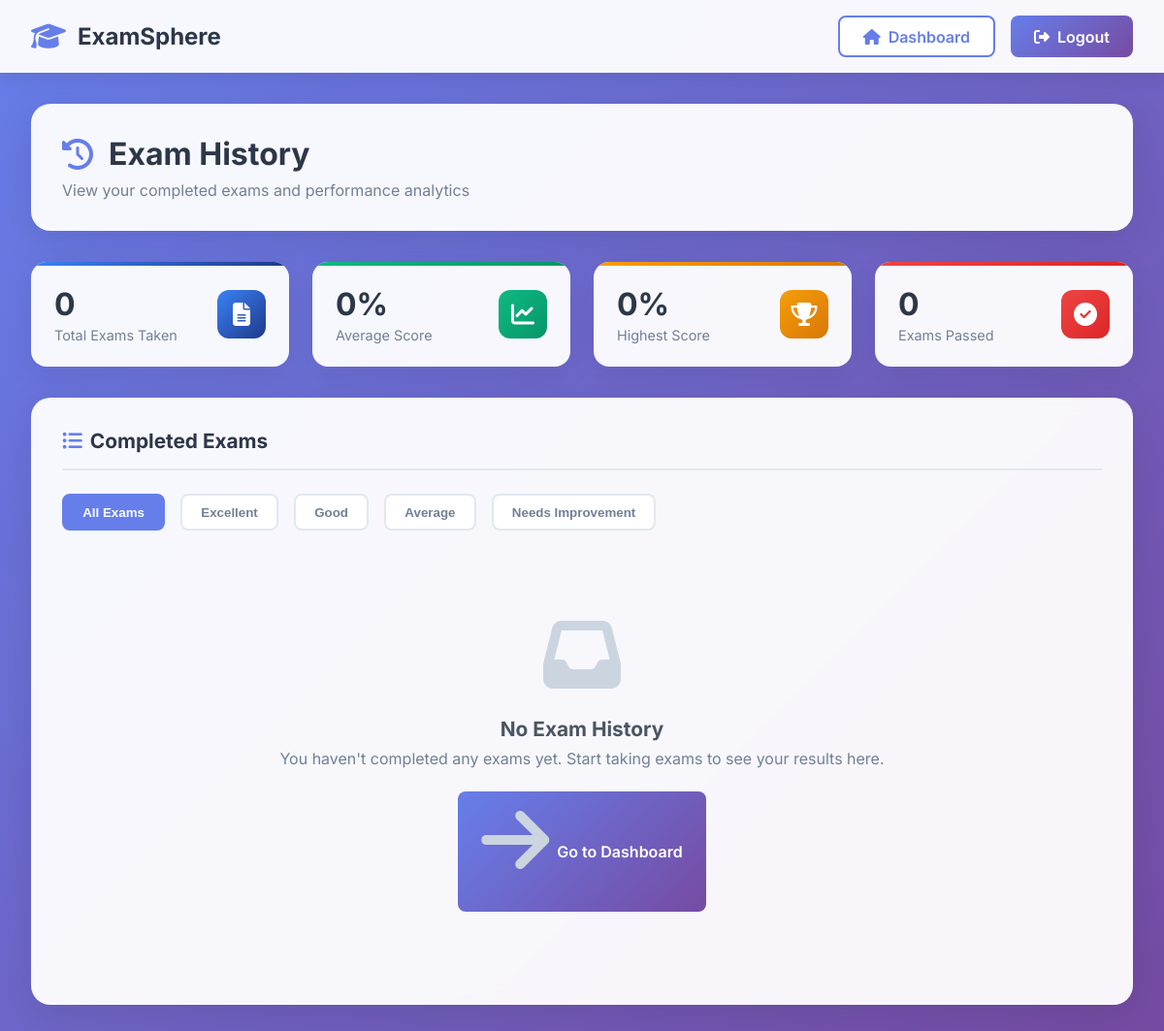
Page /accounts/student/history/ (signed in) on the earlier database version.
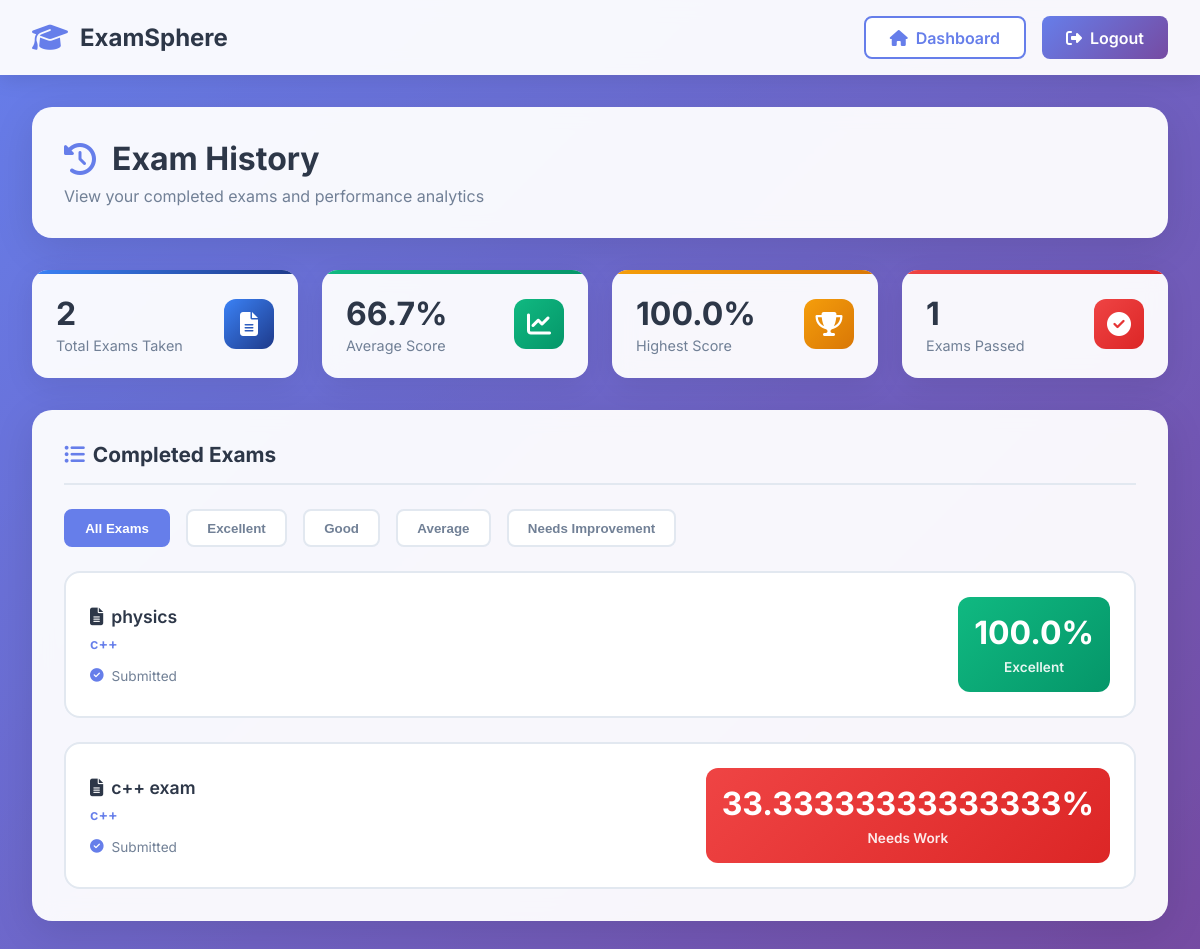
Same page on the later database version.
### accounts/models.py (models this page shows, shortened)
class StudentExam(models.Model):
    student = models.ForeignKey(User, on_delete=models.CASCADE)
    exam = models.ForeignKey('Exam', on_delete=models.CASCADE)
    score = models.FloatField(blank=True, null=True)
    is_submitted = models.BooleanField(default=False)
    class Meta:
        unique_together = ('student', 'exam')  # 🔒 one attempt only

class Exam(models.Model):
    name = models.CharField(max_length=200)
    created_by = models.ForeignKey(User, on_delete=models.CASCADE)  # teacher
    is_active = models.BooleanField(default=True)
    allow_calculator = models.BooleanField(default=False)
    course = models.ForeignKey(Course, on_delete=models.CASCADE, default=1)
    subject = models.ForeignKey('Subject', on_delete=models.CASCADE, )

class Subject(models.Model):
    name = models.CharField(max_length=100)
    course = models.ForeignKey(Course, on_delete=models.CASCADE)

### accounts/views.py (the view)
# urls.py: path('student/history/', views.student_history, name='student_history'),
@login_required
def student_history(request):
    records = StudentExam.objects.filter(student=request.user, is_submitted=True).order_by('-id')
    completed_records = records.filter(is_submitted=True)
    if completed_records.exists():
        scores = [r.score for r in completed_records if r.score is not None]
        if scores:
            average_score = round(sum(scores) / len(scores), 1)
            highest_score = max(scores)
            passing_count = len([s for s in scores if s >= 60])
        else:
            average_score = 0
            highest_score = 0
            passing_count = 0
    else:
        average_score = 0
        highest_score = 0
        passing_count = 0
    context = {
        'records': records,
        'average_score': average_score,
        'highest_score': highest_score,
        'passing_count': passing_count,
    }
    return render(request, 'accounts/student_history.html', context)

### accounts/templates/accounts/student_history.html (shortened to what the changed rows need)
<!DOCTYPE html>
<html lang="en">
<head>
    <link rel="stylesheet" href="https://cdnjs.cloudflare.com/ajax/libs/font-awesome/6.5.1/css/all.min.css">
</head>
<body>
    <nav class="navbar">
        <div class="navbar-brand">
            <h1>ExamSphere</h1>
        </div>
    </nav>
    <div class="container">
        <div class="page-header">
            <h2><i class="fas fa-history"></i> Exam History</h2>
        </div>
        <div class="stats-overview">
            <div class="stat-card blue">
                <div class="stat-content">
                    <div class="stat-info">
                        <h3>{{ records|length }}</h3>
                        <p>Total Exams Taken</p>
                    </div>
                </div>
            </div>
            <div class="stat-card green">
                <div class="stat-content">
                    <div class="stat-info">
                        <h3>{{ average_score|default:"0" }}%</h3>
                        <p>Average Score</p>
                    </div>
                </div>
            </div>
            <div class="stat-card orange">
                <div class="stat-content">
                    <div class="stat-info">
                        <h3>{{ highest_score|default:"0" }}%</h3>
                        <p>Highest Score</p>
                    </div>
                </div>
            </div>
            <div class="stat-card red">
                <div class="stat-content">
                    <div class="stat-info">
                        <h3>{{ passing_count|default:"0" }}</h3>
                        <p>Exams Passed</p>
                    </div>
                </div>
            </div>
        </div>
        <div class="main-card">
            {% if records %}
            <div class="results-grid">
                {% for record in records %}
                <div class="result-item">
                    <div class="result-info">
                        <div class="result-title">
                            <i class="fas fa-file-alt"></i>
                            {{ record.exam.name }}
                        </div>
                        <div class="result-subject">{{ record.exam.subject.name }}</div>
                        <div class="result-meta">
                            {% if record.is_submitted %}
                            <div class="meta-item">
                                <i class="fas fa-check-circle"></i>
                                <span>Submitted</span>
                            </div>
                            {% endif %}
                        </div>
                    </div>
                    {% if record.score is not None %}
                        {% if record.score >= 90 %}
                        <div class="result-score excellent">
                            <span class="score-number">{{ record.score }}%</span>
                            <span class="score-label">Excellent</span>
                        </div>
                        {% elif record.score >= 75 %}
                        <div class="result-score good">
                            <span class="score-number">{{ record.score }}%</span>
                            <span class="score-label">Good</span>
                        </div>
                        {% elif record.score >= 60 %}
                        <div class="result-score average">
                            <span class="score-number">{{ record.score }}%</span>
                            <span class="score-label">Average</span>
                        </div>
                        {% else %}
                        <div class="result-score poor">
                            <span class="score-number">{{ record.score }}%</span>
                            <span class="score-label">Needs Work</span>
                        </div>
                        {% endif %}
                    {% else %}
                    <div class="result-score" style="background: #e2e8f0; color: #718096;">
                        <span class="score-number">-</span>
                        <span class="score-label">Pending</span>
                    </div>
                    {% endif %}
                </div>
                {% endfor %}
            </div>
            {% else %}
            <div class="empty-state">
                <i class="fas fa-inbox"></i>
                <h4>No Exam History</h4>
                <p>You haven't completed any exams yet. Start taking exams to see your results here.</p>
                <a href="{% url 'student_dashboard' %}" class="nav-btn">
                    <i class="fas fa-arrow-right"></i> Go to Dashboard
                </a>
            </div>
            {% endif %}
        </div>
    </div>
</body>
</html>

Differences in the rows shown:
added StudentExam: score "100.0", exam.name "physics", exam.subject.name "c++", is_submitted True (drawn)
now on this page (row edited): StudentExam: exam.name "c++ exam", exam.subject.name "c++", is_submitted True (drawn), score "33.33333333333333"
Other differences:
{{ records|length }}: "0" → "2"
{{ average_score|default:"0" }}: "0" → "66.7"
{{ passing_count|default:"0" }}: "0" → "1"
{{ highest_score|default:"0" }}: "0" → (not shown)
text no longer shown: "No Exam History You haven't completed any exams yet. Start taking exams to see your results here. Go to Dashboard"
